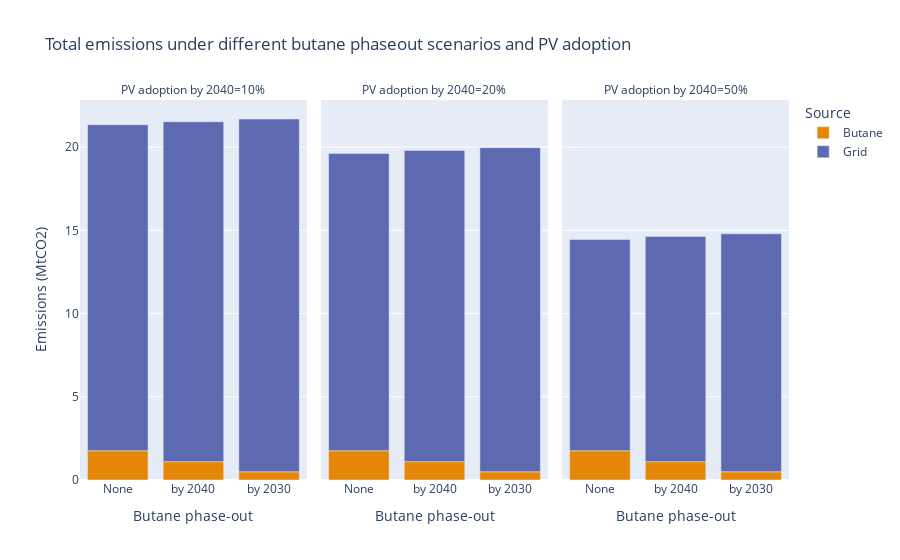

Notebook code for this chart:
### Code cell
dff = df.copy().melt(value_vars=['butane_emissions(MtCO2)', 'grid_emissions(MtCO2)'], 
         id_vars=['butane_phaseout', 'pv_adoption'])

dff.loc[dff['variable']=="butane_emissions(MtCO2)", 'variable'] = "Butane"
dff.loc[dff['variable']=="grid_emissions(MtCO2)", 'variable'] = "Grid"

fig = px.bar(dff, x='butane_phaseout', y='value', color='variable',
             facet_col='pv_adoption', title='Total emissions under different butane phaseout scenarios and PV adoption',
             color_discrete_sequence=px.colors.qualitative.Vivid,
             labels={
                     "butane_phaseout": "Butane phase-out",
                     "pv_adoption": "PV adoption by 2040",
                     "value": "Emissions (MtCO2)",
                     "variable": 'Source'
                     }
            )

fig.update_layout(xaxis={'categoryorder':'array', 'categoryarray':['None','by 2040','by 2030']})

fig.show()
# fig.write_image('TotalEmissions.pdf', width=900)

### Figure 1 — Plotly figure (JSON) as saved in the notebook; plotly's stock layout.template omitted (floating-point values rounded to 4 significant figures)
{"data": [{"alignmentgroup": "True", "hovertemplate": "Source=Butane<br>PV adoption by 2040=10%<br>Butane phase-out=%{x}<br>Emissions (MtCO2)=%{y}<extra></extra>", "legendgroup": "Butane", "marker": {"color": "rgb(229, 134, 6)"}, "name": "Butane", "offsetgroup": "Butane", "orientation": "v", "showlegend": true, "textposition": "auto", "type": "bar", "x": ["None", "by 2030", "by 2040"], "xaxis": "x", "y": [1.757, 0.494, 1.102], "yaxis": "y"}, {"alignmentgroup": "True", "hovertemplate": "Source=Butane<br>PV adoption by 2040=20%<br>Butane phase-out=%{x}<br>Emissions (MtCO2)=%{y}<extra></extra>", "legendgroup": "Butane", "marker": {"color": "rgb(229, 134, 6)"}, "name": "Butane", "offsetgroup": "Butane", "orientation": "v", "showlegend": false, "textposition": "auto", "type": "bar", "x": ["None", "by 2030", "by 2040"], "xaxis": "x2", "y": [1.757, 0.494, 1.102], "yaxis": "y2"}, {"alignmentgroup": "True", "hovertemplate": "Source=Butane<br>PV adoption by 2040=50%<br>Butane phase-out=%{x}<br>Emissions (MtCO2)=%{y}<extra></extra>", "legendgroup": "Butane", "marker": {"color": "rgb(229, 134, 6)"}, "name": "Butane", "offsetgroup": "Butane", "orientation": "v", "showlegend": false, "textposition": "auto", "type": "bar", "x": ["None", "by 2030", "by 2040"], "xaxis": "x3", "y": [1.757, 0.494, 1.102], "yaxis": "y3"}, {"alignmentgroup": "True", "hovertemplate": "Source=Grid<br>PV adoption by 2040=10%<br>Butane phase-out=%{x}<br>Emissions (MtCO2)=%{y}<extra></extra>", "legendgroup": "Grid", "marker": {"color": "rgb(93, 105, 177)"}, "name": "Grid", "offsetgroup": "Grid", "orientation": "v", "showlegend": true, "textposition": "auto", "type": "bar", "x": ["None", "by 2030", "by 2040"], "xaxis": "x", "y": [19.59, 21.2, 20.42], "yaxis": "y"}, {"alignmentgroup": "True", "hovertemplate": "Source=Grid<br>PV adoption by 2040=20%<br>Butane phase-out=%{x}<br>Emissions (MtCO2)=%{y}<extra></extra>", "legendgroup": "Grid", "marker": {"color": "rgb(93, 105, 177)"}, "name": "Grid", "offsetgroup": "Grid", "orientation": "v", "showlegend": false, "textposition": "auto", "type": "bar", "x": ["None", "by 2030", "by 2040"], "xaxis": "x2", "y": [17.86, 19.47, 18.7], "yaxis": "y2"}, {"alignmentgroup": "True", "hovertemplate": "Source=Grid<br>PV adoption by 2040=50%<br>Butane phase-out=%{x}<br>Emissions (MtCO2)=%{y}<extra></extra>", "legendgroup": "Grid", "marker": {"color": "rgb(93, 105, 177)"}, "name": "Grid", "offsetgroup": "Grid", "orientation": "v", "showlegend": false, "textposition": "auto", "type": "bar", "x": ["None", "by 2030", "by 2040"], "xaxis": "x3", "y": [12.69, 14.3, 13.53], "yaxis": "y3"}], "layout": {"annotations": [{"font": {}, "showarrow": false, "text": "PV adoption by 2040=10%", "x": 0.16, "xanchor": "center", "xref": "paper", "y": 1, "yanchor": "bottom", "yref": "paper"}, {"font": {}, "showarrow": false, "text": "PV adoption by 2040=20%", "x": 0.5, "xanchor": "center", "xref": "paper", "y": 1, "yanchor": "bottom", "yref": "paper"}, {"font": {}, "showarrow": false, "text": "PV adoption by 2040=50%", "x": 0.84, "xanchor": "center", "xref": "paper", "y": 1, "yanchor": "bottom", "yref": "paper"}], "barmode": "relative", "legend": {"title": {"text": "Source"}, "tracegroupgap": 0}, "title": {"text": "Total emissions under different butane phaseout scenarios and PV adoption"}, "xaxis": {"anchor": "y", "categoryarray": ["None", "by 2040", "by 2030"], "categoryorder": "array", "domain": [0, 0.32], "title": {"text": "Butane phase-out"}}, "xaxis2": {"anchor": "y2", "domain": [0.34, 0.66], "matches": "x", "title": {"text": "Butane phase-out"}}, "xaxis3": {"anchor": "y3", "domain": [0.68, 1.0], "matches": "x", "title": {"text": "Butane phase-out"}}, "yaxis": {"anchor": "x", "domain": [0, 1], "title": {"text": "Emissions (MtCO2)"}}, "yaxis2": {"anchor": "x2", "domain": [0, 1], "matches": "y", "showticklabels": false}, "yaxis3": {"anchor": "x3", "domain": [0, 1], "matches": "y", "showticklabels": false}}}
